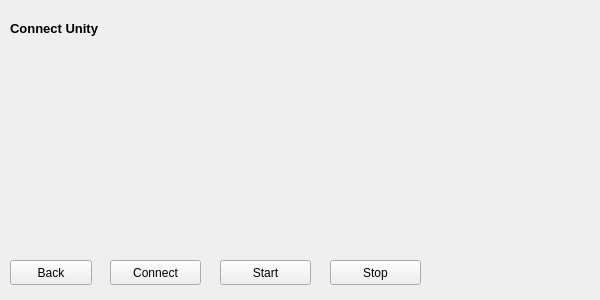
<?xml version="1.0" encoding="UTF-8"?>
<ui version="4.0">
 <class>ConnectUnityWindow</class>
 <widget class="QWidget" name="ConnectUnityWindow">
  <property name="geometry">
   <rect>
    <x>0</x>
    <y>0</y>
    <width>600</width>
    <height>300</height>
   </rect>
  </property>
  <property name="windowTitle">
   <string>ConnectUnityWindow</string>
  </property>
  <widget class="QLabel" name="label_title">
   <property name="geometry">
    <rect>
     <x>10</x>
     <y>20</y>
     <width>201</width>
     <height>16</height>
    </rect>
   </property>
   <property name="font">
    <font>
     <family>Arial</family>
     <pointsize>10</pointsize>
     <weight>75</weight>
     <bold>true</bold>
    </font>
   </property>
   <property name="text">
    <string>Connect Unity</string>
   </property>
  </widget>
  <widget class="QPushButton" name="Button_back">
   <property name="geometry">
    <rect>
     <x>10</x>
     <y>260</y>
     <width>82</width>
     <height>25</height>
    </rect>
   </property>
   <property name="text">
    <string>Back</string>
   </property>
  </widget>
  <widget class="QPushButton" name="Button_Connect">
   <property name="geometry">
    <rect>
     <x>110</x>
     <y>260</y>
     <width>91</width>
     <height>25</height>
    </rect>
   </property>
   <property name="text">
    <string>Connect</string>
   </property>
  </widget>
  <widget class="QPushButton" name="Button_start">
   <property name="geometry">
    <rect>
     <x>220</x>
     <y>260</y>
     <width>91</width>
     <height>25</height>
    </rect>
   </property>
   <property name="text">
    <string>Start</string>
   </property>
  </widget>
  <widget class="QPushButton" name="Button_stop">
   <property name="geometry">
    <rect>
     <x>330</x>
     <y>260</y>
     <width>91</width>
     <height>25</height>
    </rect>
   </property>
   <property name="text">
    <string>Stop</string>
   </property>
  </widget>
 </widget>
 <resources/>
 <connections/>
</ui>
